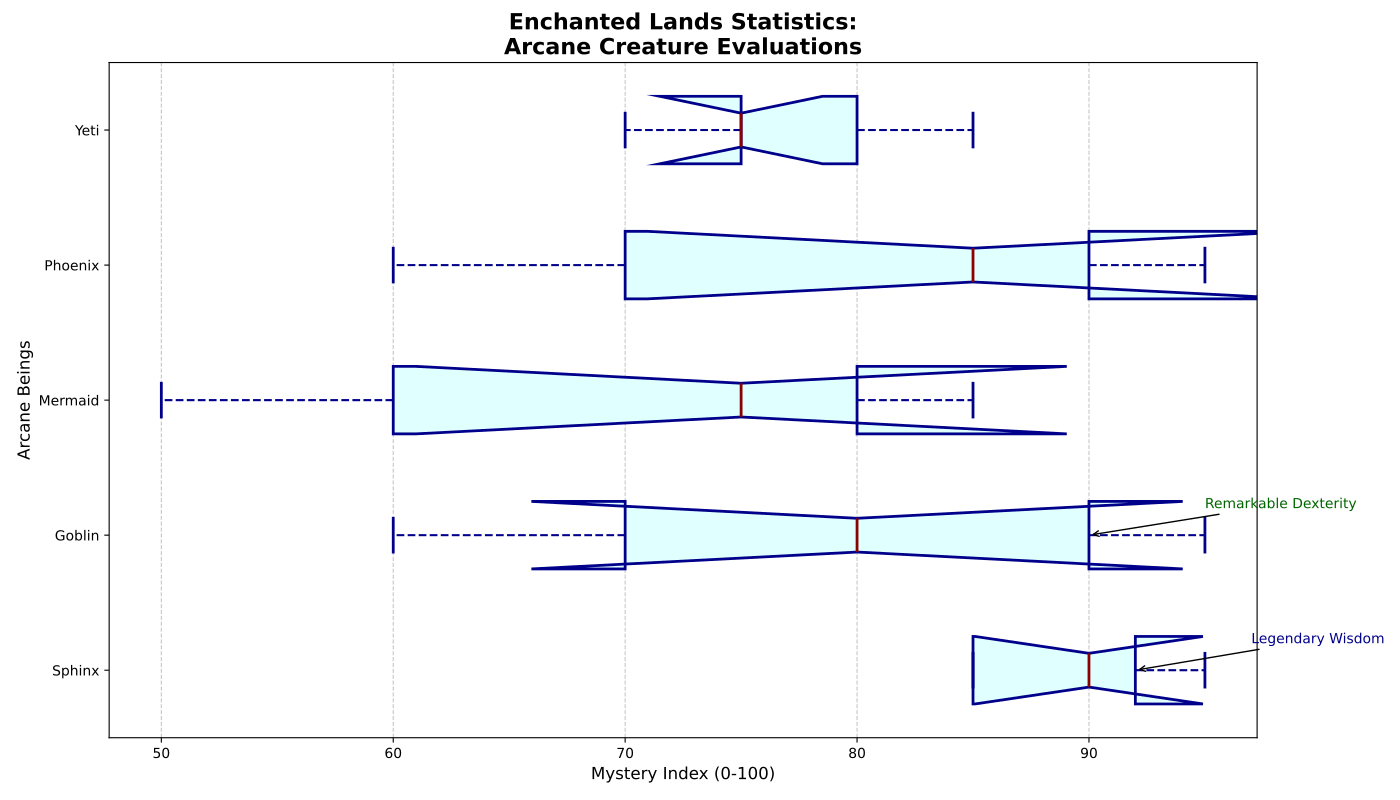

Reproduce this figure in Python.
import matplotlib.pyplot as plt
import numpy as np

creatures = ['Sphinx', 'Goblin', 'Mermaid', 'Phoenix', 'Yeti']

scores = {
    'Sphinx': [95, 85, 90, 92, 85],
    'Goblin': [70, 95, 80, 60, 90],
    'Mermaid': [80, 60, 75, 85, 50],
    'Phoenix': [60, 85, 95, 70, 90],
    'Yeti': [75, 80, 70, 75, 85]
}

box_plot_data = [scores[creature] for creature in creatures]

fig, ax = plt.subplots(figsize=(14, 8))

boxprops = dict(linestyle='-', linewidth=2, color='darkblue', facecolor='lightcyan')
medianprops = dict(linestyle='-', linewidth=2, color='darkred')
whiskerprops = dict(linestyle='--', linewidth=1.5, color='darkblue')
capprops = dict(linestyle='-', linewidth=2, color='darkblue')

ax.boxplot(box_plot_data, labels=creatures, patch_artist=True, vert=False,
           boxprops=boxprops, medianprops=medianprops,
           whiskerprops=whiskerprops, capprops=capprops,
           flierprops=dict(marker='o', color='darkgreen', markersize=5, alpha=0.5),
           notch=True)

ax.set_title("Enchanted Lands Statistics:\nArcane Creature Evaluations", fontsize=16, fontweight='bold', loc='center')
ax.set_xlabel('Mystery Index (0-100)', fontsize=12)
ax.set_ylabel('Arcane Beings', fontsize=12)
ax.grid(axis='x', linestyle='--', alpha=0.7)

ax.annotate('Legendary Wisdom', xy=(scores['Sphinx'][3], 1), xytext=(scores['Sphinx'][3] + 5, 1.2),
            arrowprops=dict(facecolor='gray', arrowstyle='->'), fontsize=10, color='darkblue')
ax.annotate('Remarkable Dexterity', xy=(scores['Goblin'][4], 2), xytext=(scores['Goblin'][4] + 5, 2.2),
            arrowprops=dict(facecolor='gray', arrowstyle='->'), fontsize=10, color='darkgreen')

plt.tight_layout()
plt.show()
